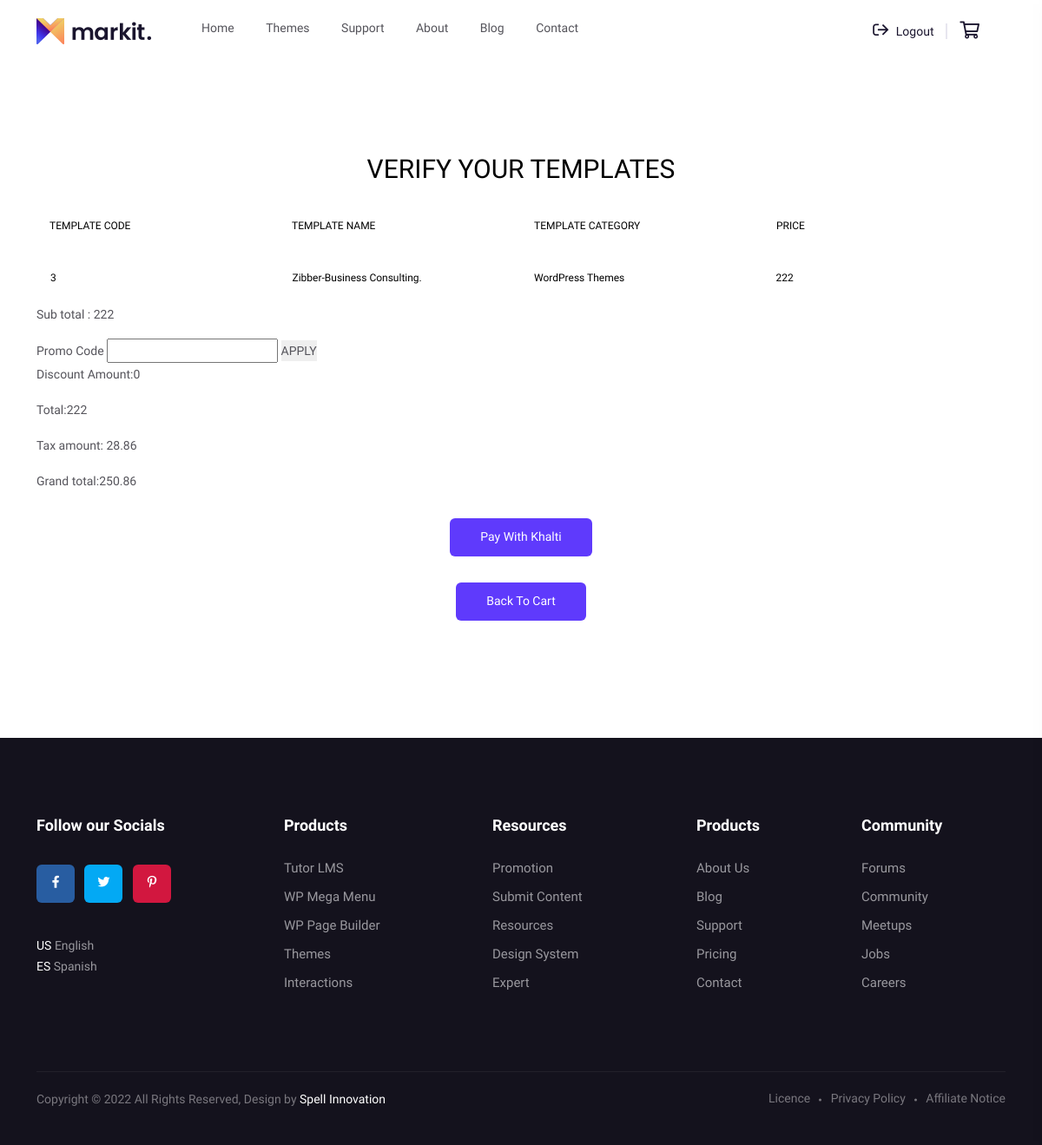
Before: /checkout/ (signed in) with the older database file.
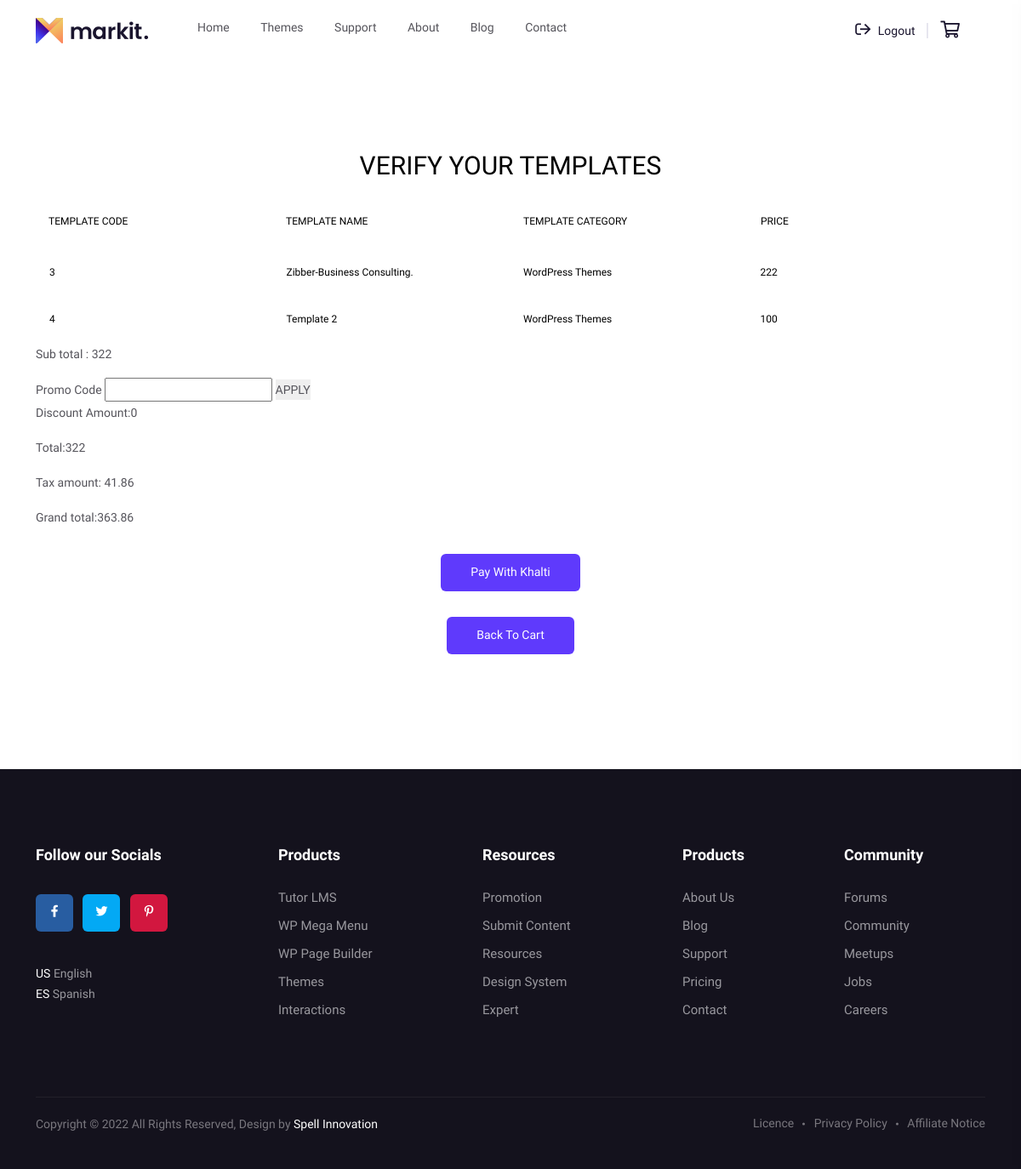
After: the same page with the newer database file.
### features/models.py (models this page shows, shortened)
class Cart(models.Model):
    user = models.ForeignKey(User, on_delete=models.CASCADE)
    template = models.ForeignKey(Template, on_delete=models.CASCADE)

### adminpanel/models.py (models this page shows)
class Template(models.Model):
    category = models.ForeignKey(Category, on_delete=models.CASCADE)
    sub_category = models.ForeignKey(
        SubCategory, on_delete=models.CASCADE, null=True, blank=True
    )
    child_category = models.ForeignKey(
        ChildCategory, on_delete=models.CASCADE, null=True, blank=True
    )
    template_name = models.CharField(max_length=1000)
    template_details = models.TextField()
    template_features = models.TextField()
    template_layout = models.TextField()
    template_price = models.IntegerField()
    TAX_CHOICES = (("yes", "yes"), ("no", "no"))
    is_taxable = models.CharField(max_length=20, choices=TAX_CHOICES, default="yes")
    version = models.CharField(max_length=100)
    framework = models.CharField(max_length=1000)
    template_image = models.ImageField(
        null=True, blank=True, upload_to="template_images/"
    )
    template_url = models.URLField(null=True, blank=True)
    template_file = models.FileField(null=True, blank=True, upload_to="template_files/")
    is_featured = models.BooleanField(null=True, default=0)
    created = models.DateTimeField(auto_now_add=True, null=True)
    def __str__(self):
        return self.template_name

class Category(models.Model):
    category = models.CharField(max_length=100, unique=True)
    category_image = models.ImageField(null=True, upload_to="category_images/")
    order = models.IntegerField(null=True)
    STATUS_CHOICES = (("active", "active"), ("inactive", "inactive"))
    status = models.CharField(max_length=100, choices=STATUS_CHOICES, default="active")
    created = models.DateTimeField(auto_now_add=True, null=True)
    def __str__(self):
        return self.category

### features/views.py (the view, shortened to what this page needs)
# urls.py: path("checkout/", views.checkout, name="checkout"),
def checkout(request):
    carts = Cart.objects.filter(user=request.user)
    promo = None
    promo = ""
    sub_total = 0
    for cart in carts:
        template = Template.objects.get(template_name=cart.template)
        sub_total += template.template_price
    discount_amt = 0
    total = sub_total - discount_amt
    tax_amt = 0.13 * total
    context = {
        "carts": carts,
        "sub_total": sub_total,
        "tax_amt": tax_amt,
        "grand_total": total + tax_amt,
        "total": total,
        "discount_amt": discount_amt,
        "promo_code": promo,
    }
    return render(request, "checkout.html", context)

### templates/checkout.html (shortened to what this page needs)
{% include 'header.html' %}
<section class="category__area pt-105 pb-135">
  <div class="container">
    <section>
      <h1>Verify your templates</h1>
      <div class="tbl-header">
        <table cellpadding="0" cellspacing="0">
          <thead>
            <tr>
              <th>Template Code</th>
              <th>Template Name</th>
              <th>Template Category</th>
              <th>Price</th>
            </tr>
          </thead>
        </table>
      </div>
      <div class="tbl-content">
        <table cellpadding="0" cellspacing="0">
          <tbody>
            {% for carts in carts %}
            <tr>
              <td>{{carts.template.id}}</td>
              <td>{{carts.template}}</td>
              <td>{{carts.template.category}}</td>
              <td>{{carts.template.template_price}}</td>
            </tr>
            {% endfor %}
          </tbody>
        </table>
      </div>
      <p>Sub total : {{sub_total}}</p>
      <form method="POST" action="">
        <label for="">Promo Code</label>
        <input type="text" name="promo_code" value="{{promo_code}}" />
        <button type="submit">APPLY</button>
      </form>
      <p>Discount Amount:{{discount_amt}}</p>
      <p>Total:{{total}}</p>
      <p>Tax amount: {{tax_amt}}</p>
      <p>Grand total:{{grand_total}}</p>
      <div class="col-xxl-12">
        <div class="category__more mt-30 text-center">
          <div class="m-btn m-btn-2">
            <span id="payment-button"> Pay with khalti </span></a
        </div>
        <div class="category__more mt-30 text-center">
          <a href="{% url 'cart' %}" class="m-btn m-btn-2">
             Back to Cart</a
          >
        </div>
      </div>
    </section>
  </div>
</section>
{% include 'footer.html' %}

Changed rows visible on the page:
added Cart: template.id "4", template "Template 2", template.category "WordPress Themes", template.template_price "100"
Other visible differences:
{{ sub_total }}: "222" → "322"
{{ total }}: "222" → "322"
{{ tax_amt }}: "28.86" → "41.86"
{{ grand_total }}: "250.86" → "363.86"
